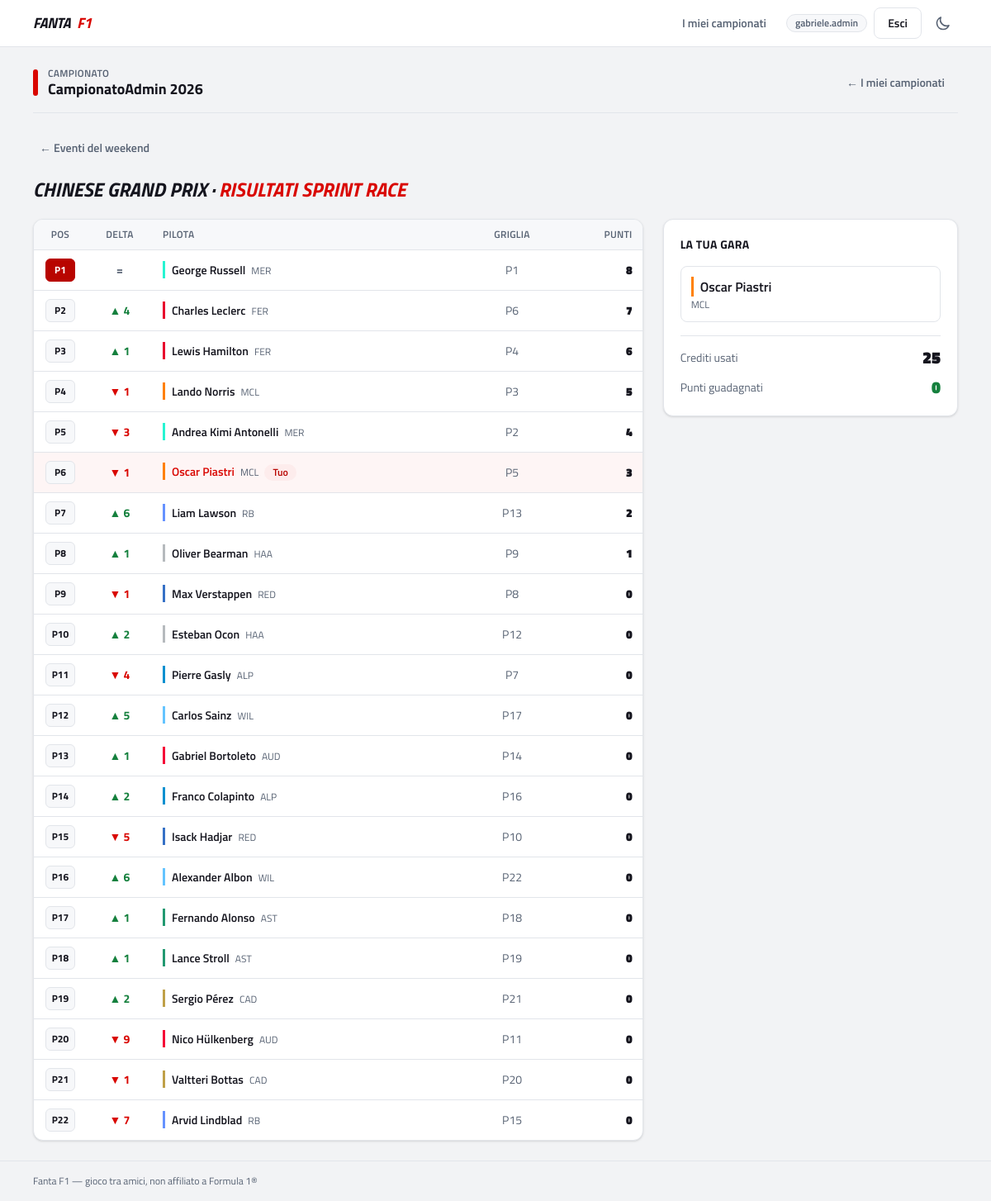
The page /dashboard/championships/2/weekend/50/race/sprint/34/results/ (signed in) on the database its author committed.
### fantaApp/models.py (models this page shows, shortened)
class CustomUser(AbstractUser):
    class UserType(models.TextChoices):
        USER = 'user', 'User'
        PREMIUM = 'premium', 'Premium'
        STAFF = 'staff', 'Staff'
        ADMIN = 'admin', 'Admin'
    user_type = models.CharField(
        max_length=10,
        choices=UserType.choices,
        default=UserType.USER
    )
    email = models.EmailField(unique=True, blank=False, null=False)
    birthday = models.DateField(null=True, blank=True)
    created_at = models.DateTimeField(auto_now_add=True)
    modified_at = models.DateTimeField(null=True, blank=True)
    deleted_at = models.DateTimeField(null=True, blank=True)
    active = models.BooleanField(default=True)
    objects = CustomUserManager()
    from django.db import models

class Championship(models.Model):
    name = models.CharField(max_length=100)
    year = models.IntegerField()
    active = models.BooleanField(default=True)
    is_private = models.BooleanField(default=True)
    created_at = models.DateTimeField(auto_now_add=True)
    class Meta:
        unique_together = [('name', 'year')]

class Weekend(models.Model):
    WEEKEND_TYPES = [
        ('regular', 'Regular Weekend'),
        ('sprint', 'Sprint Weekend')
    ]
    circuit = models.ForeignKey(Circuit, on_delete=models.CASCADE)
    event_name = models.CharField(max_length=100)
    round_number = models.PositiveSmallIntegerField(null=False)
    season = models.PositiveSmallIntegerField(null=False)
    weekend_type = models.CharField(max_length=20, choices = WEEKEND_TYPES, default='regular')
    fp1_start = models.DateTimeField(null=True, blank=True)
    fp2_start = models.DateTimeField(null=True, blank=True)
    fp3_start = models.DateTimeField(null=True, blank=True)
    sprint_start = models.DateTimeField(null=True, blank=True)
    sprint_qualifying_start = models.DateTimeField(null=True, blank=True)
    qualifying_start = models.DateTimeField(null=True, blank=True)
    race_start = models.DateTimeField(null=True, blank=True)
    created_at = models.DateTimeField(auto_now_add=True)
    modified_at = models.DateTimeField(auto_now=True)
    deleted_at = models.DateTimeField(null=True, blank=True)
    class Meta:
        ordering = ['season', 'round_number']
        unique_together = ('season', 'round_number')

class RaceResult(models.Model):
    STATUS_CHOICES = [
        ('Finished', 'Finished'),
        ('Retired', 'Did Not Finish'),
        ('Lapped', 'Lapped'),
        ('Disqualified', 'Disqualified'),
        ('Did not start', 'DNS'),
    ]
    race = models.ForeignKey('Race', on_delete=models.CASCADE, related_name='entries')
    driver = models.ForeignKey('Driver', on_delete=models.CASCADE)
    position = models.IntegerField(null=True, blank=True)
    status = models.CharField(max_length=20, choices=STATUS_CHOICES)
    starting_grid = models.IntegerField(null=True, blank=True)
    points = models.IntegerField(default=0)
    best_lap = models.SmallIntegerField(null=True, blank=True)
    fast_lap = models.DurationField(null=True, blank=True)
    class Meta:
        unique_together = ('race', 'driver')
        ordering = ['race', 'position']

class Driver(models.Model):
    first_name = models.CharField(max_length=50)
    last_name = models.CharField(max_length=50)
    number = models.PositiveSmallIntegerField(null=True, blank=True)
    short_name = models.CharField(max_length=3)
    team = models.ForeignKey('Team', on_delete=models.CASCADE)
    season = models.PositiveSmallIntegerField()
    api_id = models.CharField(max_length=50,unique= True)
    created_at = models.DateTimeField(auto_now_add=True)
    modified_at = models.DateTimeField(auto_now=True)
    deleted_at = models.DateTimeField(null=True, blank=True)
    active = models.BooleanField(default=True)
    is_valid = models.BooleanField(default=True)
    class Meta:
        ordering = ['team__name', 'first_name'] #serve a far tornare sempre i piloti in ordine alfabetico, raggruppati per squadra
        unique_together = ('number', 'season')

class Team(models.Model):
    name = models.CharField(max_length=50)
    short_name = models.CharField(max_length=3)
    api_id = models.CharField(max_length=50,unique= True)
    nationality = models.CharField(max_length=50)
    created_at = models.DateTimeField(auto_now_add=True)
    modified_at = models.DateTimeField(auto_now=True)
    deleted_at = models.DateTimeField(null=True, blank=True)
    active = models.BooleanField(default=True)
    class Meta:
        ordering = ['name'] #serve a far tornare sempre i piloti in ordine alfabetico

class AbstractPlayerChoice(models.Model):
    player = models.ForeignKey(ChampionshipPlayer, on_delete=models.CASCADE)
    driver = models.ForeignKey(Driver, on_delete=models.PROTECT)
    created_at = models.DateTimeField(auto_now_add=True)
    class Meta:
        abstract = True
        indexes = [models.Index(fields=["player", "driver"])]

class PlayerRaceChoice(AbstractPlayerChoice):
    race = models.ForeignKey(Race, on_delete=models.CASCADE)
    spent_amount = models.PositiveIntegerField()
    credit_applied = models.BooleanField(default=False)
    is_pupillo = models.BooleanField(default=False)
    class Meta(AbstractPlayerChoice.Meta):
        unique_together = [("player", "race", "driver")]

### fantaApp/views/weekend.py (the view)
def sprint_race_results(request, championship_id, weekend_id, event_id):
    return _render_race_results_page(
        request,
        championship_id,
        weekend_id,
        event_id,
        race_type="sprint",
        race_label="Sprint Race",
    )

### fantaApp/views/weekend.py (called while the page is built)
def _base_context(request, championship_id: int, weekend_id: int):
    championship = get_object_or_404(Championship, pk=championship_id)
    weekend      = get_object_or_404(Weekend, pk=weekend_id)
    player       = request.user.championshipplayer_set.get(championship=championship)
    return championship, weekend, player

### fantaApp/templates/fantaApp/race_results.html (shortened to what this page needs)
{% extends 'fantaApp/championship_flow_base.html' %}
{% block championship_content %}
<a href="{% url 'weekend_details' championship.id weekend.id %}" class="btn-ghost mb-4 -ml-2 text-sm">← Eventi del weekend</a>
<h2 class="mb-5 text-2xl font-black uppercase italic">
  {{ weekend.event_name }} · <span class="text-accent">Risultati {{ race_label }}</span>
</h2>
{% if results %}
<div class="grid items-start gap-6 lg:grid-cols-3">
  <div class="card overflow-x-auto lg:col-span-2">
    <table class="table-clean min-w-[560px]">
      <thead>
        <tr>
          <th class="w-16 !text-center">Pos</th>
          <th class="w-20 !text-center">Delta</th>
          <th>Pilota</th>
          <th class="w-20 !text-center">Griglia</th>
          <th class="!text-right">Punti</th>
        </tr>
      </thead>
      <tbody>
        {% for result in results %}
        <tr {% if result.driver_id in selected_driver_ids %}class="row-selected"{% endif %}>
          <td class="text-center">
            <span class="pos-badge {% if result.position == 1 %}!bg-accent-strong !text-white !border-accent-strong{% endif %}">
              {% if result.position %}P{{ result.position }}{% else %}—{% endif %}
            </span>
          </td>
          <td class="text-center text-sm font-bold">
            {% if result.position_delta is not None %}
              {% if result.position_delta > 0 %}
                <span class="text-ok">▲ {{ result.position_delta }}</span>
              {% elif result.position_delta < 0 %}
                <span class="text-accent">▼ {{ result.position_delta|cut:"-" }}</span>
              {% else %}
                <span class="text-muted">=</span>
              {% endif %}
            {% else %}
              <span class="text-muted">—</span>
            {% endif %}
          </td>
          <td class="team-{{ result.driver.team.short_name|slugify }}">
            <span class="team-chip {% if result.driver_id in selected_driver_ids %}text-accent{% endif %}">
              {{ result.driver.first_name }} {{ result.driver.last_name }}
            </span>
            <span class="ml-1 text-xs text-muted">{{ result.driver.team.short_name }}</span>
            {% if result.driver_id in selected_driver_ids %}<span class="badge-accent ml-1">Tuo</span>{% endif %}
          </td>
          <td class="text-center text-muted">{% if result.starting_grid %}P{{ result.starting_grid }}{% else %}—{% endif %}</td>
          <td class="text-right font-black">{{ result.points }}</td>
        </tr>
        {% endfor %}
      </tbody>
    </table>
  </div>
  <aside class="card-pad lg:sticky lg:top-20">
    <h3 class="mb-4 text-sm font-bold uppercase tracking-wide">La tua gara</h3>
    <div class="mb-4 grid gap-2">
      {% if player_choices %}
        {% for choice in player_choices %}
          <div class="team-{{ choice.driver.team.short_name|slugify }} rounded-lg border p-3 {% if choice.is_pupillo %}border-accent/60 bg-accent-soft/40{% else %}border-line bg-surface{% endif %}">
            <p class="team-chip">{{ choice.driver.first_name }} {{ choice.driver.last_name }}</p>
            <p class="mt-0.5 text-xs text-muted">{{ choice.driver.team.short_name }}</p>
          </div>
        {% endfor %}
      {% else %}
        <div class="rounded-lg border border-dashed border-line p-3 text-sm text-muted">
          Non hai effettuato nessuna scelta per questa gara.
        </div>
      {% endif %}
    </div>
    <dl class="space-y-2 border-t border-line pt-3">
      <div class="flex items-center justify-between">
        <dt class="text-sm text-muted">Crediti usati</dt>
        <dd class="text-xl font-black">{{ player_credit_used|default:0 }}</dd>
      </div>
      <div class="flex items-center justify-between">
        <dt class="text-sm text-muted">Punti guadagnati</dt>
        <dd class="text-xl font-black text-ok">{{ player_weekend_points|default:0 }}</dd>
      </div>
    </dl>
  </aside>
</div>
{% else %}
  <div class="card-pad text-center text-sm text-muted">
    I risultati ufficiali della {{ race_label }} non sono ancora disponibili.
  </div>
{% endif %}
{% endblock %}

### fantaApp/templates/fantaApp/championship_flow_base.html
{% extends "fantaApp/base.html" %}
{% block content %}
<div class="mb-6 flex flex-wrap items-center justify-between gap-3 border-b border-line pb-4">
  <div class="flex items-center gap-3">
    <span class="h-8 w-1.5 rounded-full bg-accent"></span>
    <div>
      <p class="text-xs font-semibold uppercase tracking-wide text-muted">Campionato</p>
      <h1 class="text-lg font-bold leading-tight">
        {% block championship_banner_link %}
          <a href="{% url 'championship_dashboard' championship.id %}" class="hover:text-accent">
            {{ championship.name }} {{ championship.year }}
          </a>
        {% endblock %}
      </h1>
    </div>
  </div>
  <a href="{% url 'user_dashboard' %}" class="btn-ghost text-sm">← I miei campionati</a>
</div>
{% block championship_content %}{% endblock %}
{% endblock %}

### fantaApp/templates/fantaApp/base.html (shortened to what this page needs)
{% load static %}
<!doctype html>
<html lang="it">
  <head>
    <link rel="stylesheet" href="{% static 'fantaApp/css/main.css' %}" />
  </head>
  <body class="flex min-h-screen flex-col">
    <header class="sticky top-0 z-40 border-b border-line bg-surface/95 backdrop-blur">
      <nav class="mx-auto flex h-14 max-w-6xl items-center justify-between gap-4 px-4">
        <a href="{% url 'home' %}" class="flex items-center gap-2 text-lg font-black uppercase italic tracking-tight">
          Fanta<span class="text-accent">F1</span>
        </a>
        <div class="flex items-center gap-2">
          <div id="nav-menu" class="hidden absolute left-0 right-0 top-14 flex-col gap-1 border-b border-line bg-surface p-3 sm:static sm:flex sm:flex-row sm:items-center sm:gap-2 sm:border-0 sm:bg-transparent sm:p-0">
            {% if user.is_authenticated %}
              <a href="{% url 'user_dashboard' %}" class="btn-ghost">I miei campionati</a>
              <span class="badge-muted hidden sm:inline-flex" title="Utente connesso">{{ user.username }}</span>
              <form method="post" action="{% url 'logout' %}" class="contents">
                <button type="submit" class="btn-secondary">Esci</button>
              </form>
            {% else %}
              <a href="{% url 'login' %}" class="btn-ghost">Accedi</a>
              <a href="{% url 'register' %}" class="btn-primary">Registrati</a>
            {% endif %}
          </div>
          <button id="theme-toggle" type="button" class="btn-ghost !px-2" aria-label="Cambia tema chiaro/scuro">
            <svg class="h-5 w-5 dark:hidden" fill="none" viewBox="0 0 24 24" stroke="currentColor" stroke-width="2">
              <path stroke-linecap="round" stroke-linejoin="round" d="M20.354 15.354A9 9 0 018.646 3.646 9.003 9.003 0 0012 21a9.003 9.003 0 008.354-5.646z" />
            </svg>
          </button>
        </div>
      </nav>
    </header>
    <main class="mx-auto w-full max-w-6xl flex-1 px-4 py-6">
      {% block content %}{% endblock %}
    </main>
    <footer class="border-t border-line py-4">
      <p class="mx-auto max-w-6xl px-4 text-xs text-muted">
        Fanta F1 — gioco tra amici, non affiliato a Formula 1&reg;
      </p>
    </footer>
  </body>
</html>

### fantaApp/static/fantaApp/css/main.css (style rules this page uses)
:root { --bg-base:#f2f3f5;--bg-surface:#fff;--bg-surface-2:#f7f8fa;--text-ink:#15151e;--text-muted:#576273;--border-line:#e2e5ea;--accent:#d90600;--accent-strong:#b80500;--accent-soft:#fdecec;--ok:#15803d;--ok-soft:#e8f7ee;--warn:#b45309;--warn-soft:#fdf3e3 }
.team-fer { --team:#e8002d }
.team-mer { --team:#27f4d2 }
.team-red { --team:#3671c6 }
.team-mcl { --team:#ff8000 }
.team-ast { --team:#229971 }
.team-alp { --team:#0090d0 }
.team-wil { --team:#64c4ff }
.team-rb { --team:#6692ff }
.team-haa { --team:#b6babd }
.team-aud { --team:#f50537 }
.team-cad { --team:#bfa048 }

### rows shown on the page
CustomUser: username "gabriele.admin"
Championship: name "CampionatoAdmin", year "2026"
Weekend: event_name "CHINESE GRAND PRIX"
RaceResult: position "1", driver.first_name "George", driver.last_name "Russell", driver.team.short_name "MER", starting_grid "1", points "8"
RaceResult: position "2", position_delta "4", driver.first_name "Charles", driver.last_name "Leclerc", driver.team.short_name "FER", starting_grid "6", points "7"
RaceResult: position "3", position_delta "1", driver.first_name "Lewis", driver.last_name "Hamilton", driver.team.short_name "FER", starting_grid "4", points "6"
RaceResult: position "4", position_delta "1", driver.first_name "Lando", driver.last_name "Norris", driver.team.short_name "MCL", starting_grid "3", points "5"
RaceResult: position "5", position_delta "3", driver.first_name "Andrea Kimi", driver.last_name "Antonelli", driver.team.short_name "MER", starting_grid "2", points "4"
RaceResult: position "6", position_delta "1", driver.first_name "Oscar", driver.last_name "Piastri", driver.team.short_name "MCL", shows "Tuo", starting_grid "5", points "3"
RaceResult: position "7", position_delta "6", driver.first_name "Liam", driver.last_name "Lawson", driver.team.short_name "RB", starting_grid "13", points "2"
RaceResult: position "8", position_delta "1", driver.first_name "Oliver", driver.last_name "Bearman", driver.team.short_name "HAA", starting_grid "9", points "1"
RaceResult: position "9", position_delta "1", driver.first_name "Max", driver.last_name "Verstappen", driver.team.short_name "RED", starting_grid "8", points "0"
RaceResult: position "10", position_delta "2", driver.first_name "Esteban", driver.last_name "Ocon", driver.team.short_name "HAA", starting_grid "12", points "0"
RaceResult: position "11", position_delta "4", driver.first_name "Pierre", driver.last_name "Gasly", driver.team.short_name "ALP", starting_grid "7", points "0"
RaceResult: position "12", position_delta "5", driver.first_name "Carlos", driver.last_name "Sainz", driver.team.short_name "WIL", starting_grid "17", points "0"
RaceResult: position "13", position_delta "1", driver.first_name "Gabriel", driver.last_name "Bortoleto", driver.team.short_name "AUD", starting_grid "14", points "0"
RaceResult: position "14", position_delta "2", driver.first_name "Franco", driver.last_name "Colapinto", driver.team.short_name "ALP", starting_grid "16", points "0"
RaceResult: position "15", position_delta "5", driver.first_name "Isack", driver.last_name "Hadjar", driver.team.short_name "RED", starting_grid "10", points "0"
RaceResult: position "16", position_delta "6", driver.first_name "Alexander", driver.last_name "Albon", driver.team.short_name "WIL", starting_grid "22", points "0"
RaceResult: position "17", position_delta "1", driver.first_name "Fernando", driver.last_name "Alonso", driver.team.short_name "AST", starting_grid "18", points "0"
RaceResult: position "18", position_delta "1", driver.first_name "Lance", driver.last_name "Stroll", driver.team.short_name "AST", starting_grid "19", points "0"
RaceResult: position "19", position_delta "2", driver.first_name "Sergio", driver.last_name "Pérez", driver.team.short_name "CAD", starting_grid "21", points "0"
RaceResult: position "20", position_delta "9", driver.first_name "Nico", driver.last_name "Hülkenberg", driver.team.short_name "AUD", starting_grid "11", points "0"
RaceResult: position "21", position_delta "1", driver.first_name "Valtteri", driver.last_name "Bottas", driver.team.short_name "CAD", starting_grid "20", points "0"
RaceResult: position "22", position_delta "7", driver.first_name "Arvid", driver.last_name "Lindblad", driver.team.short_name "RB", starting_grid "15", points "0"
PlayerRaceChoice: driver.first_name "Oscar", driver.last_name "Piastri", driver.team.short_name "MCL"

### other values the page prints
{{ race_label }} "SPRINT RACE"
{{ player_credit_used|default:0 }} "25"
{{ player_weekend_points|default:0 }} "0"
